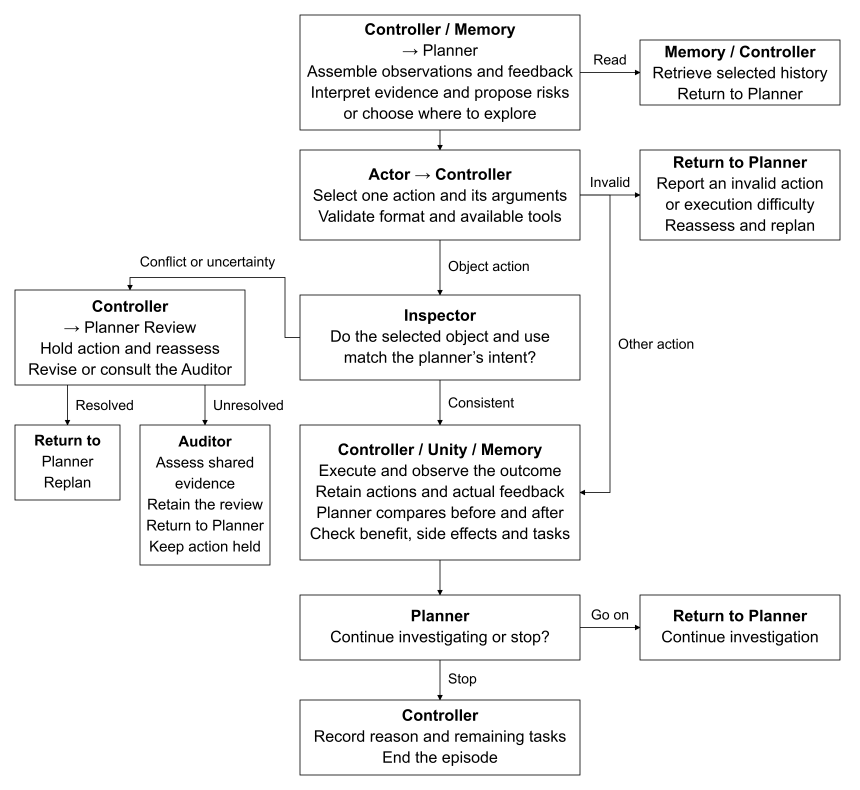
#> input picture assets/agent_workflow_en_large_text.png, 1720 x 1580 px (shown at 1/2 size)
$ python -i video_processor.py   (imports and definitions only)
#> lines starting #> are read from the running program, lines starting #| are printed output that depends on the picture
from __future__ import annotations
import base64
import math
from pathlib import Path
import numpy as np
import numpy.typing as npt


class VideoProcessor:
    """Utility class for processing video frames from the AI2-THOR simulator."""

    def __init__(self):
        pass

    def inspection_canvas(self, frame, width=448, height=448, *, encoded=False):
        """Reconstruct exactly the displayed canvas;never access native state."""
        import hashlib
        if encoded:
            import io
            from PIL import Image
            data=base64.b64decode(self.encode_frames([frame],width,height)[0],validate=True)
            with Image.open(io.BytesIO(data)) as image:
                canvas=np.array(image.convert('RGB'))
            source={'transport':'decoded_recorded_jpeg_input',
                    'encoded_sha256':hashlib.sha256(data).hexdigest()}
        else:
            canvas=self.native_frames([frame],width,height)[0]
            source={'transport':'lossless_fitted_RGB_input'}
        source.update(displayed_size_wh=[width,height],
                      canvas_rgb_sha256=hashlib.sha256(canvas.tobytes()).hexdigest())
        return canvas,source

    def native_frames(self, frames, width=448, height=448):
        """Fit RGB into the requested bounds with centered black padding, never stretching."""
        import cv2
        if min(width,height)<1:
            raise ValueError("Image bounds must be positive")
        result=[]
        for frame in frames:
            if frame.dtype!=np.uint8 or frame.ndim!=3 or frame.shape[2]!=3 or min(frame.shape[:2])<1:
                raise ValueError("Expected nonempty uint8 RGB frames")
            source_h,source_w=frame.shape[:2]
            scale=min(width/source_w,height/source_h)
            fit_w=max(1,min(width,round(source_w*scale)))
            fit_h=max(1,min(height,round(source_h*scale)))
            resized=cv2.resize(frame,(fit_w,fit_h))
            canvas=np.zeros((height,width,3),dtype=np.uint8)
            left,top=(width-fit_w)//2,(height-fit_h)//2
            canvas[top:top+fit_h,left:left+fit_w]=resized
            result.append(canvas)
        return result

    # [109 lines left out: functions encode_frames, downsample, export_mp4, not called in this run]

>>> import cv2
>>> picture = cv2.cvtColor(cv2.imread('assets/agent_workflow_en_large_text.png'), cv2.COLOR_BGR2RGB)
#> picture is the input picture: shape (1580, 1720, 3); min 0, max 255, mean 242.8
>>> result = VideoProcessor().inspection_canvas(picture)
#> the loop in native_frames, `for frame in frames:` made 1 pass
#> (source_h, source_w, scale, fit_w, fit_h, left, top) on pass 1: (1580, 1720, 0.26, 448, 412, 0, 18)
#> pass 1, in native_frames, `resized=cv2.resize(frame,(fit_w,fit_h))`:
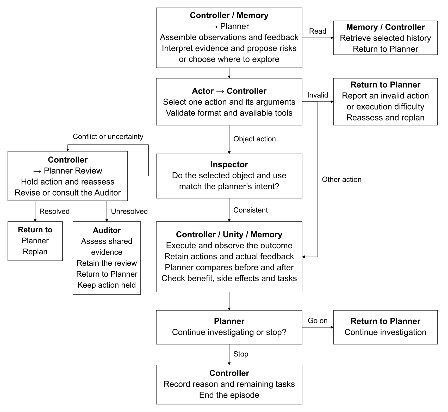
#> resized: shape (412, 448, 3); min 0, max 255, mean 243.2
#> after the loop in native_frames, `for frame in frames:`:
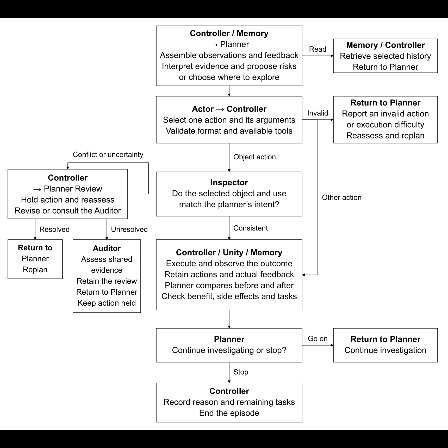
#> canvas: shape (448, 448, 3); min 0, max 255, mean 223.7
#> after the loop in native_frames, `for frame in frames:`: result = 1 item

$ run again, on assets/case1_faucet_success_OPEN063_frames.png
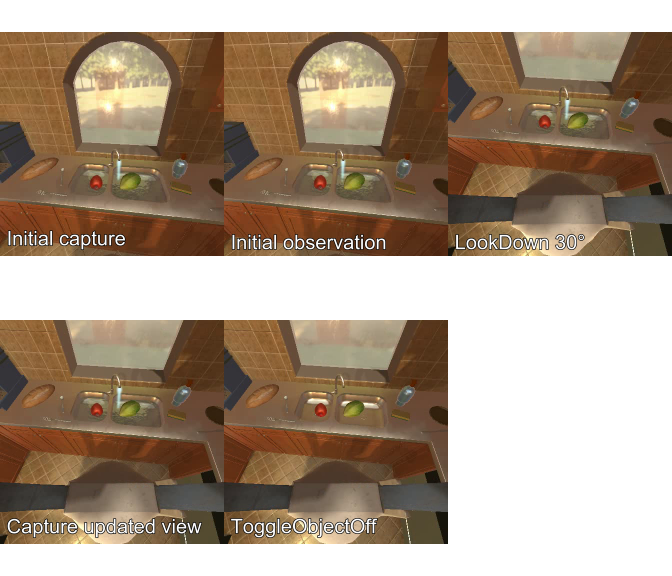
#> input picture assets/case1_faucet_success_OPEN063_frames.png, 1344 x 1152 px (shown at 1/2 size)
#> the loop in native_frames, `for frame in frames:` made 1 pass
#> (source_h, source_w, scale, fit_w, fit_h, left, top) on pass 1: (1152, 1344, 0.333, 448, 384, 0, 32)
#> pass 1, in native_frames, `resized=cv2.resize(frame,(fit_w,fit_h))`:
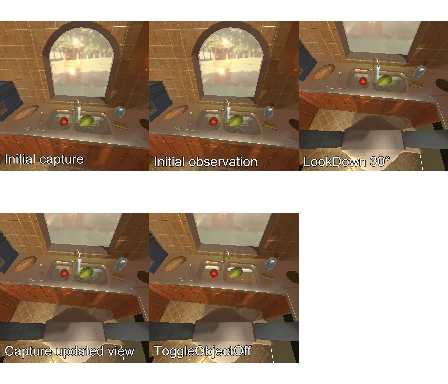
#> resized: shape (384, 448, 3); mean R, G, B 170.1, 152, 133.7
#> after the loop in native_frames, `for frame in frames:`:
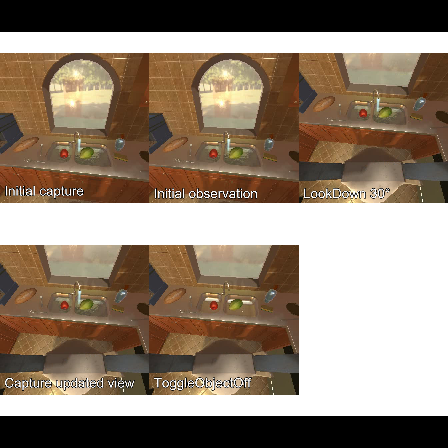
#> canvas: shape (448, 448, 3); mean R, G, B 145.8, 130.3, 114.6
#> after the loop in native_frames, `for frame in frames:`: result = 1 item
